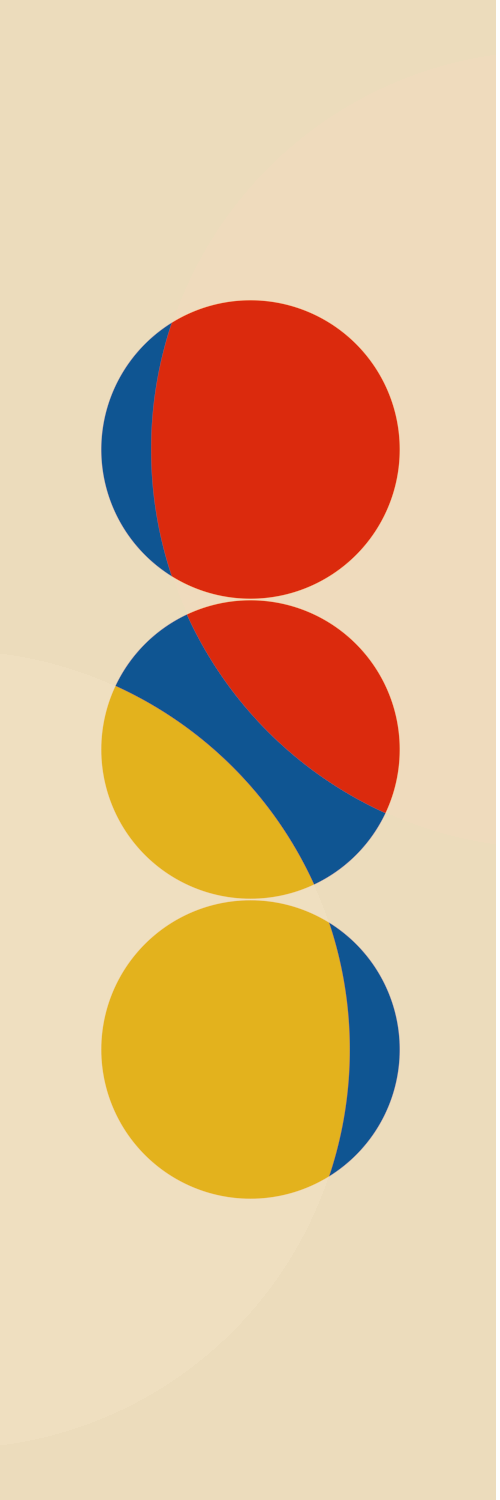

Here is the Python script that generated this plot:
from sdf_ui import *

SIZE = (500, 1500)

beige = (0.933, 0.875, 0.753, 1)
blue = (0.059, 0.333, 0.569, 1)
red = (0.859, 0.161, 0.051, 1)
yellow = (0.890, 0.694, 0.102, 1)

transparency = lambda color: (*color[:3], 0)

if __name__ == "__main__":
    with Context(SIZE) as ctx:
        bg = clear_color(ctx, beige)

        distance = ctx.percent_y(20)
        radius = distance/2

        x = ctx.percent_x(50)
        y2 = ctx.percent_y(50)

        y1 = y2 - distance
        y3 = y2 + distance

        c1 = (x, y1)
        c2 = (x, y2)
        c3 = (x, y3)

        d1 = disc(ctx, c1, radius).generate_mask()
        d2 = disc(ctx, c2, radius).generate_mask()
        d3 = disc(ctx, c3, radius).generate_mask()

        b_bg = clear_color(ctx, blue)
        y_circle = disc(ctx, (-50, ctx.percent_y(30),), 400).fill(yellow, transparency(yellow))
        r_circle = disc(ctx, (SIZE[0]+50, ctx.percent_y(70)), 400).fill(red, transparency(red))

        circles = b_bg.alpha_overlay(y_circle).alpha_overlay(r_circle)

        bg = bg.mask(circles, d1.invert())
        bg = bg.mask(circles, d2.invert())
        bg = bg.mask(circles, d3.invert())

        bg.save("ample.png")